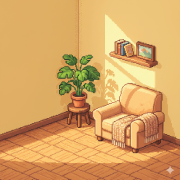
#> input picture main/ui/bg.png, 180 x 180 px
$ python convert_image.py
#> lines starting #> are read from the running program, lines starting #| are printed output that depends on the picture
#!/usr/bin/env python3
"""
将 PNG 图片转换为 LVGL C 数组格式（LVGL 9.x 兼容）
"""
from PIL import Image
import sys

def convert_image_to_lvgl_c(input_path, output_path, var_name="background_img"):
    # 打开图片
#> called with input_path = 'main/ui/bg.png', output_path = 'main/ui/background_img.c', var_name = 'background_img'
    img = Image.open(input_path)
#> img is the input picture: PIL image 180x180 RGBA; mean R, G, B, A 215.6, 165.2, 99.8, 255

    # 调整大小到 360x360
    img = img.resize((360, 360), Image.Resampling.LANCZOS)
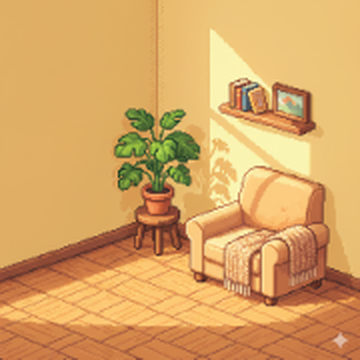
#> img: PIL image 360x360 RGBA; mean R, G, B, A 215.6, 165.2, 99.8, 255

    # 转换为 RGB565 格式
    img_rgb = img.convert('RGB')
    width, height = img_rgb.size
#> width = 360; height = 360

    # 转换为 RGB565 数据
    pixels = []
    for y in range(height):
        for x in range(width):
            r, g, b = img_rgb.getpixel((x, y))
            # RGB565: RRRRR GGGGGG BBBBB
            rgb565 = ((r & 0xF8) << 8) | ((g & 0xFC) << 3) | (b >> 3)
            pixels.append(rgb565)
#> after the loop, pixels = 129600 items

    # 生成 C 代码
    stride = width * 2  # RGB565 = 2 bytes per pixel
#> stride = 720
    with open(output_path, 'w') as f:
        f.write(f'// Auto-generated from {input_path}\n')
        f.write(f'// Size: {width}x{height}, Format: RGB565\n')
        f.write(f'// LVGL 9.x compatible format\n\n')
        f.write('#include "lvgl.h"\n\n')
        f.write(f'// Image data (RGB565 format)\n')
        f.write(f'static const uint16_t {var_name}_map[{len(pixels)}] = {{\n')

        # 写入像素数据，每行16个
        for i in range(0, len(pixels), 16):
            chunk = pixels[i:i+16]
            hex_vals = ', '.join(f'0x{p:04X}' for p in chunk)
            f.write(f'    {hex_vals},\n')
#> this loop made 8100 passes
#> i on passes 2 to 4: 16, 32, 48

        f.write('};\n\n')

        # 生成 LVGL 9.x 图片描述符
        f.write(f'const lv_image_dsc_t {var_name} = {{\n')
        f.write(f'    .header.magic = LV_IMAGE_HEADER_MAGIC,\n')
        f.write(f'    .header.cf = LV_COLOR_FORMAT_RGB565,\n')
        f.write(f'    .header.flags = 0,\n')
        f.write(f'    .header.w = {width},\n')
        f.write(f'    .header.h = {height},\n')
        f.write(f'    .header.stride = {stride},\n')
        f.write(f'    .data_size = sizeof({var_name}_map),\n')
        f.write(f'    .data = (const uint8_t *){var_name}_map,\n')
        f.write(f'}};\n')

    print(f"✅ Converted {input_path} → {output_path}")
    print(f"   Size: {width}x{height}")
#|    Size: 360x360
    print(f"   Data: {len(pixels) * 2} bytes ({len(pixels) * 2 / 1024:.1f} KB)")
#|    Data: 259200 bytes (253.1 KB)

if __name__ == "__main__":
    input_file = "main/ui/bg.png"
    output_file = "main/ui/background_img.c"
    convert_image_to_lvgl_c(input_file, output_file, "background_img")
